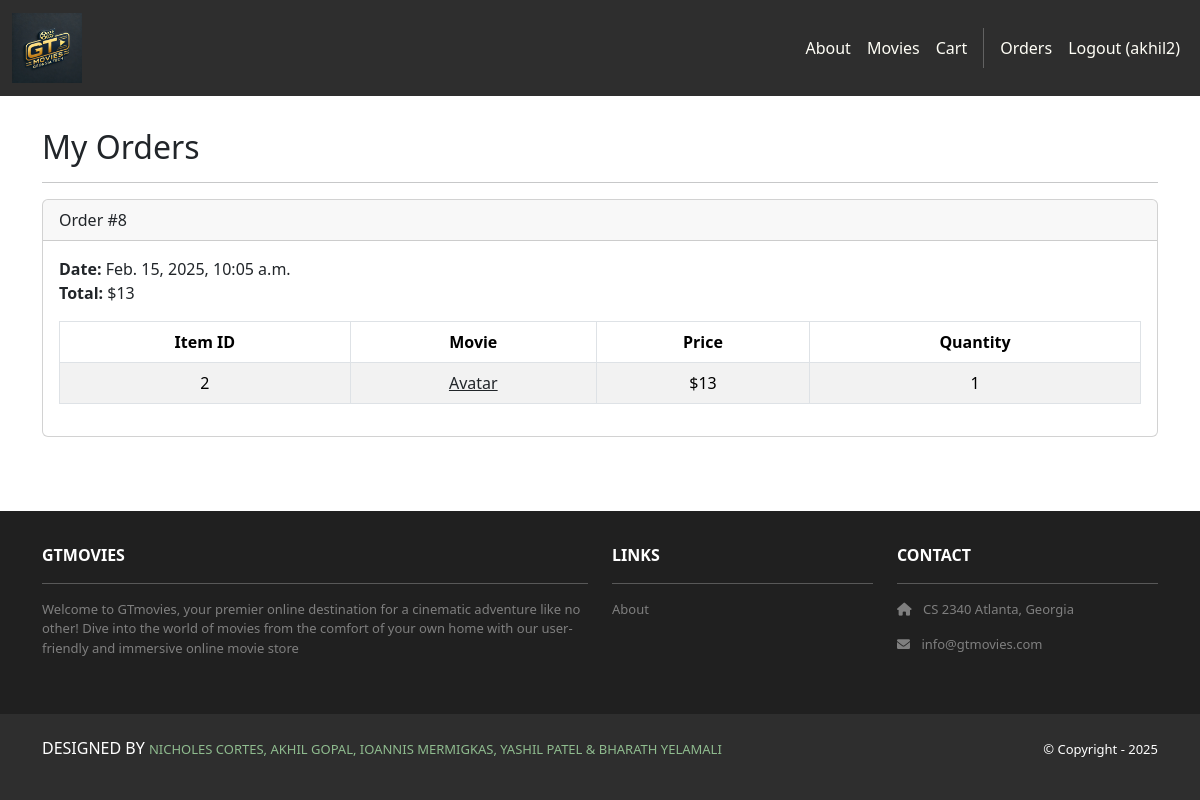
The page /accounts/orders/ (signed in) on the database as committed earlier.
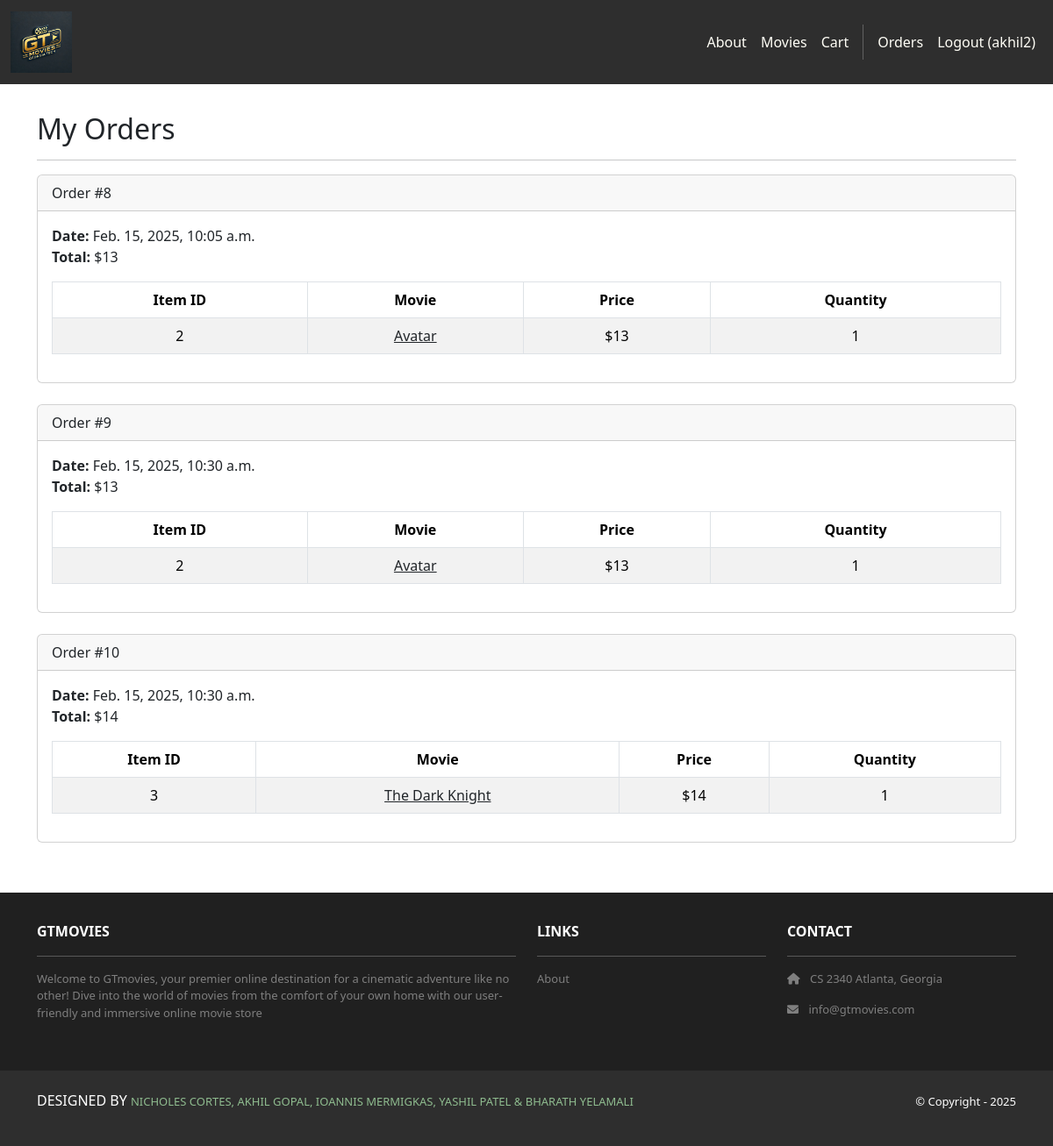
The same page on the database as committed later.
### cart/models.py (models this page shows, shortened)
class Order(models.Model):
    id = models.AutoField(primary_key=True)
    total = models.IntegerField()
    date = models.DateTimeField(auto_now_add=True)
    user = models.ForeignKey(User, on_delete=models.CASCADE)

class Item(models.Model):
    id = models.AutoField(primary_key=True)
    price = models.IntegerField()
    quantity = models.IntegerField()
    order = models.ForeignKey(Order, on_delete=models.CASCADE)
    movie = models.ForeignKey(Movie, on_delete=models.CASCADE)

### movies/models.py (models this page shows, shortened)
class Movie(models.Model):
    id = models.AutoField(primary_key=True)
    name = models.CharField(max_length=255)
    price = models.IntegerField()
    description = models.TextField()
    image = models.ImageField(upload_to='movie_images/')

### accounts/views.py (the view)
# urls.py: path('orders/', views.orders, name='accounts.orders'),
@login_required
def orders(request):
    template_data = {}
    template_data['title'] = 'Orders'
    template_data['orders'] = request.user.order_set.all()
    return render(request, 'accounts/orders.html',
        {'template_data': template_data})

### accounts/templates/accounts/orders.html
{% extends 'base.html' %}
{% block content %}
<div class="p-3">
  <div class="container">
    <div class="row mt-3">
      <div class="col mx-auto mb-3">
        <h2>My Orders</h2>
        <hr />
        {% for order in template_data.orders %}
        <div class="card mb-4">
          <div class="card-header">
            Order #{{ order.id }}
          </div>
          <div class="card-body">
            <b>Date:</b> {{ order.date }}<br />
            <b>Total:</b> ${{ order.total }}<br />
            <table class="table table-bordered
              table-striped text-center mt-3">
              <thead>
                <tr>
                  <th scope="col">Item ID</th>
                  <th scope="col">Movie</th>
                  <th scope="col">Price</th>
                  <th scope="col">Quantity</th>
                </tr>
              </thead>
              <tbody>
                {% for item in order.item_set.all %}
                <tr>
                  <td>{{ item.movie.id }}</td>
                  <td>
                    <a class="link-dark"
                      href="{% url 'movies.show'
                      id=item.movie.id %}">
                      {{ item.movie.name }}
                    </a>
                  </td>
                  <td>${{ item.movie.price }}</td>
                  <td>{{ item.quantity }}</td>
                </tr>
                {% endfor %}
              </tbody>
            </table>
          </div>
        </div>
        {% endfor %}
      </div>
    </div>
  </div>
</div>
{% endblock content %}

### GTmovies/templates/base.html (shortened to what this page needs)
<!DOCTYPE html>
<html>
    {% load static %}
    <head>
        <link href="https://cdn.jsdelivr.net/npm/bootstrap@5.3.3/dist/css/bootstrap.min.css" rel="stylesheet">
        <link rel="stylesheet" href="https://cdnjs.cloudflare.com/ajax/libs/font-awesome/6.0.0/css/all.min.css">
        <link rel="stylesheet" type="text/css" href="{% static 'css/style.css' %}">
    </head>
    <body>
        <nav class="navbar navbar-expand-lg navbar-dark bg-dark">
            <div class="container-fluid">
                <a class="navbar-brand" href="{% url 'home.index' %}">
                    <img src="{% static 'img/logo.webp' %}" height = "70" alt="Logo" class="my-logo">
                </a>
                <div class="collapse navbar-collapse" id="navbarNav">
                    <ul class="navbar-nav ms-auto">
                        <li class="nav-item">
                            <a class="nav-link" href="{% url 'home.about' %}">About</a>
                        </li>
                        <li class="nav-item">
                            <a class="nav-link" href="{% url 'movies.index' %}">Movies</a>
                        </li>
                        <li class="nav-item">
                            <a class="nav-link" href="{% url 'cart.index' %}">Cart</a>
                        </li>
                        {% if user.is_authenticated %}
                            <a class="nav-link"
                                href="{% url 'accounts.orders' %}">Orders
                            </a>
                            <li class="nav-item">
                                <a class="nav-link" href="{% url 'accounts.logout' %}">Logout ({{ user.username }})</a>
                            </li>
                        {% endif %}
                    </ul>
                </div>
            </div>
        </nav>
        <div class="main-content">
            {% block content %}
            {% endblock %}
        </div>
        <section class="p-3 ms-footer d-none d-md-block">
            <div class="container">
                <div class="row mt-3 text-white">
                    <div class="col-md-6 col-lg-6 col-xl-6 mx-auto mb-4">
                        <b>GTMOVIES</b>
                        <hr/>
                        <p>
                            Welcome to GTmovies, your premier online destination for a cinematic
                            adventure like no other! Dive into the world of movies from the
                            comfort of your own home with our user-friendly and immersive online
                            movie store
                        </p>
                    </div>
                    <div class="col-md-3 col-lg-3 col-xl-3 mx-auto mb-4">
                        <b>LINKS</b>
                        <hr />
                        <p>
                            <a class="nav-link" href="{% url 'home.about' %}">About</a>
                        </p>
                    </div>
                    <div class="col-md-3 col-lg-3 col-xl-3 mx-auto mb-4">
                        <b>CONTACT</b>
                        <hr />
                        <p>
                            <i class="fas fa-home me-2"></i>
                            CS 2340 Atlanta, Georgia
                        </p>
                        <p>
                            <i class="fas fa-envelope me-2"></i>
                                info@gtmovies.com
                        </p>
                    </div>
                </div>
            </div>
        </section>
        <section class="p-3 ms-footer-bottom bg-dark">
            <div class="container d-flex justify-content-between">
                <div class="me-5 text-white">
                    <p>
                        DESIGNED BY
                        <span style="color:darkseagreen">
                            NICHOLES CORTES,
                            AKHIL GOPAL,
                            IOANNIS MERMIGKAS,
                            YASHIL PATEL &
                            BHARATH YELAMALI
                        </span>
                    </p>
                </div>
                <div class="text-white">
                    <span>© Copyright - 2025</span>
                </div>
            </div>
        </section>
    </body>
</html>

### GTmovies/static/css/style.css (style rules this page uses)
.navbar a.nav-link { color: #FFFEF6 !important; }
.bg-dark { background-color: #2E2E2E !important; }
.ms-footer { background-color: #202020; }
.ms-footer p { color: #7F7F7F; font-size: 13px; }
.ms-footer-bottom span { font-size: 13px; line-height: 38px; }
html, body { height: 100%; margin: 0; display: flex; flex-direction: column; }
.main-content { flex: 1; }
.ms-footer { margin-top: auto; }
img { max-width: 100%; height: auto; display: block; }
.navbar-brand img { max-width: none !important; height: 70px !important; }
html, body { overflow-x: hidden !important; margin: 0; padding: 0; width: 100vw; }
.navbar, .ms-footer, .ms-footer-bottom { min-width: 100vw !important; width: 100% !important; }

Rows that differ between the two databases and show on the page:
added Order: id "9", date "Feb. 15, 2025, 10:30 a.m.", total "13"
added Item: movie.id "2", movie.name "Avatar", movie.price "13", quantity "1", shown under "9"
added Order: id "10", date "Feb. 15, 2025, 10:30 a.m.", total "14"
added Item: movie.id "3", movie.name "The Dark Knight", movie.price "14", quantity "1", shown under "10"
